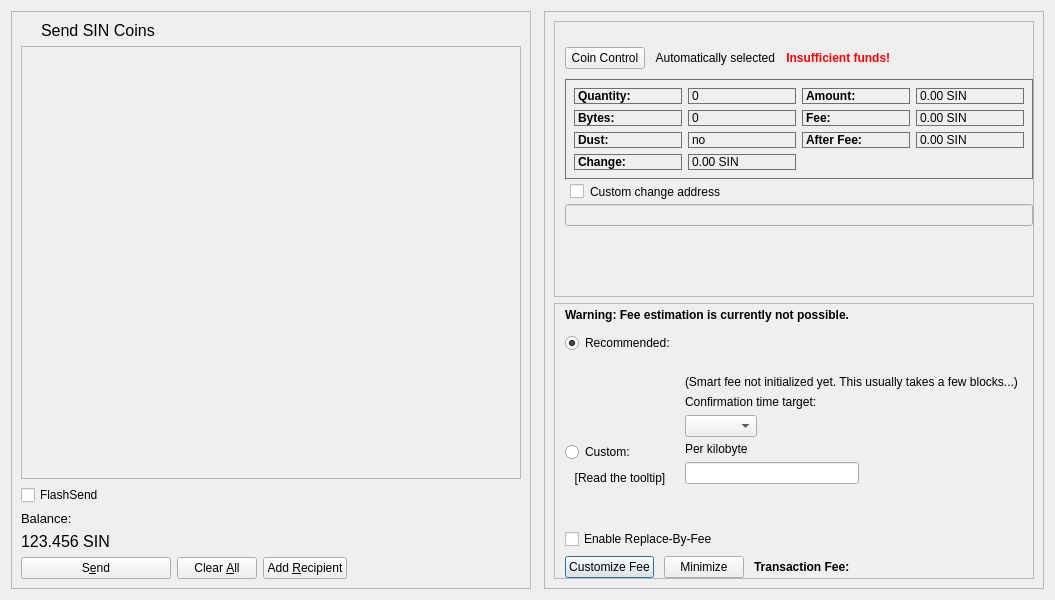
<?xml version="1.0" encoding="UTF-8"?>
<ui version="4.0">
 <class>SendCoinsDialog</class>
 <widget class="QDialog" name="SendCoinsDialog">
  <property name="geometry">
   <rect>
    <x>0</x>
    <y>0</y>
    <width>1053</width>
    <height>600</height>
   </rect>
  </property>
  <property name="windowTitle">
   <string>Send Coins</string>
  </property>
  <layout class="QHBoxLayout" name="horizontalLayout_4">
   <item>
    <layout class="QHBoxLayout" name="horizontalLayout_3" stretch="0,0,0">
     <item>
      <widget class="QFrame" name="frame">
       <property name="frameShape">
        <enum>QFrame::StyledPanel</enum>
       </property>
       <property name="frameShadow">
        <enum>QFrame::Raised</enum>
       </property>
       <layout class="QVBoxLayout" name="verticalLayout">
        <item>
         <widget class="QLabel" name="label_3">
          <property name="font">
           <font>
            <pointsize>12</pointsize>
           </font>
          </property>
          <property name="text">
           <string>Send SIN Coins</string>
          </property>
          <property name="indent">
           <number>20</number>
          </property>
         </widget>
        </item>
        <item>
         <widget class="QScrollArea" name="scrollArea">
          <property name="sizePolicy">
           <sizepolicy hsizetype="Fixed" vsizetype="Expanding">
            <horstretch>0</horstretch>
            <verstretch>0</verstretch>
           </sizepolicy>
          </property>
          <property name="minimumSize">
           <size>
            <width>500</width>
            <height>0</height>
           </size>
          </property>
          <property name="widgetResizable">
           <bool>true</bool>
          </property>
          <widget class="QWidget" name="scrollAreaWidgetContents">
           <property name="geometry">
            <rect>
             <x>0</x>
             <y>0</y>
             <width>498</width>
             <height>426</height>
            </rect>
           </property>
           <layout class="QVBoxLayout" name="verticalLayout_2" stretch="0">
            <property name="leftMargin">
             <number>0</number>
            </property>
            <property name="topMargin">
             <number>0</number>
            </property>
            <property name="rightMargin">
             <number>0</number>
            </property>
            <property name="bottomMargin">
             <number>0</number>
            </property>
            <item>
             <layout class="QVBoxLayout" name="entries">
              <property name="spacing">
               <number>6</number>
              </property>
             </layout>
            </item>
           </layout>
          </widget>
         </widget>
        </item>
        <item>
         <widget class="QCheckBox" name="checkUseInstantSend">
          <property name="enabled">
           <bool>true</bool>
          </property>
          <property name="minimumSize">
           <size>
            <width>85</width>
            <height>0</height>
           </size>
          </property>
          <property name="text">
           <string>FlashSend</string>
          </property>
          <property name="checkable">
           <bool>false</bool>
          </property>
         </widget>
        </item>
        <item>
         <widget class="QLabel" name="label">
          <property name="sizePolicy">
           <sizepolicy hsizetype="Preferred" vsizetype="Fixed">
            <horstretch>0</horstretch>
            <verstretch>0</verstretch>
           </sizepolicy>
          </property>
          <property name="font">
           <font>
            <pointsize>10</pointsize>
           </font>
          </property>
          <property name="text">
           <string>Balance:</string>
          </property>
         </widget>
        </item>
        <item>
         <widget class="QLabel" name="labelBalance">
          <property name="sizePolicy">
           <sizepolicy hsizetype="Preferred" vsizetype="Fixed">
            <horstretch>0</horstretch>
            <verstretch>0</verstretch>
           </sizepolicy>
          </property>
          <property name="font">
           <font>
            <pointsize>12</pointsize>
           </font>
          </property>
          <property name="cursor">
           <cursorShape>IBeamCursor</cursorShape>
          </property>
          <property name="text">
           <string notr="true">123.456 SIN</string>
          </property>
          <property name="textInteractionFlags">
           <set>Qt::LinksAccessibleByMouse|Qt::TextSelectableByKeyboard|Qt::TextSelectableByMouse</set>
          </property>
         </widget>
        </item>
        <item>
         <layout class="QHBoxLayout" name="horizontalLayout">
          <item>
           <widget class="SinPushButton" name="sendButton">
            <property name="minimumSize">
             <size>
              <width>150</width>
              <height>0</height>
             </size>
            </property>
            <property name="toolTip">
             <string>Confirm the send action</string>
            </property>
            <property name="text">
             <string>S&amp;end</string>
            </property>
            <property name="icon">
             <iconset>
              <normaloff>../../../../../../Desktop/UI DarkBlue v01/Resources/icons/drkblue/send1.png</normaloff>../../../../../../Desktop/UI DarkBlue v01/Resources/icons/drkblue/send1.png</iconset>
            </property>
            <property name="autoDefault">
             <bool>false</bool>
            </property>
            <property name="default">
             <bool>false</bool>
            </property>
           </widget>
          </item>
          <item>
           <widget class="SinPushButton" name="clearButton">
            <property name="sizePolicy">
             <sizepolicy hsizetype="Minimum" vsizetype="Fixed">
              <horstretch>0</horstretch>
              <verstretch>0</verstretch>
             </sizepolicy>
            </property>
            <property name="toolTip">
             <string>Clear all fields of the form.</string>
            </property>
            <property name="text">
             <string>Clear &amp;All</string>
            </property>
            <property name="icon">
             <iconset resource="../sin.qrc">
              <normaloff>:/icons/remove</normaloff>:/icons/remove</iconset>
            </property>
            <property name="autoDefault">
             <bool>false</bool>
            </property>
           </widget>
          </item>
          <item>
           <widget class="SinPushButton" name="addButton">
            <property name="toolTip">
             <string>Send to multiple recipients at once</string>
            </property>
            <property name="text">
             <string>Add &amp;Recipient</string>
            </property>
            <property name="icon">
             <iconset resource="../sin.qrc">
              <normaloff>:/icons/add</normaloff>:/icons/add</iconset>
            </property>
            <property name="autoDefault">
             <bool>false</bool>
            </property>
           </widget>
          </item>
          <item>
           <spacer name="horizontalSpacer">
            <property name="orientation">
             <enum>Qt::Horizontal</enum>
            </property>
            <property name="sizeHint" stdset="0">
             <size>
              <width>40</width>
              <height>20</height>
             </size>
            </property>
           </spacer>
          </item>
          <item>
           <layout class="QHBoxLayout" name="horizontalLayout_2">
            <property name="spacing">
             <number>3</number>
            </property>
           </layout>
          </item>
         </layout>
        </item>
       </layout>
      </widget>
     </item>
     <item>
      <widget class="QLabel" name="label_2">
       <property name="sizePolicy">
        <sizepolicy hsizetype="Fixed" vsizetype="Preferred">
         <horstretch>0</horstretch>
         <verstretch>0</verstretch>
        </sizepolicy>
       </property>
       <property name="minimumSize">
        <size>
         <width>1</width>
         <height>0</height>
        </size>
       </property>
       <property name="maximumSize">
        <size>
         <width>1</width>
         <height>16777215</height>
        </size>
       </property>
       <property name="styleSheet">
        <string notr="true"/>
       </property>
       <property name="text">
        <string/>
       </property>
      </widget>
     </item>
     <item>
      <widget class="QFrame" name="frame_2">
       <property name="sizePolicy">
        <sizepolicy hsizetype="Fixed" vsizetype="Preferred">
         <horstretch>0</horstretch>
         <verstretch>0</verstretch>
        </sizepolicy>
       </property>
       <property name="minimumSize">
        <size>
         <width>500</width>
         <height>0</height>
        </size>
       </property>
       <property name="frameShape">
        <enum>QFrame::StyledPanel</enum>
       </property>
       <property name="frameShadow">
        <enum>QFrame::Raised</enum>
       </property>
       <layout class="QVBoxLayout" name="verticalLayout_3">
        <item>
         <widget class="QFrame" name="frameCoinControl">
          <property name="sizePolicy">
           <sizepolicy hsizetype="Expanding" vsizetype="Expanding">
            <horstretch>0</horstretch>
            <verstretch>0</verstretch>
           </sizepolicy>
          </property>
          <property name="maximumSize">
           <size>
            <width>16777215</width>
            <height>16777215</height>
           </size>
          </property>
          <property name="frameShape">
           <enum>QFrame::StyledPanel</enum>
          </property>
          <property name="frameShadow">
           <enum>QFrame::Sunken</enum>
          </property>
          <layout class="QVBoxLayout" name="verticalLayoutCoinControl2">
           <property name="spacing">
            <number>0</number>
           </property>
           <property name="leftMargin">
            <number>0</number>
           </property>
           <property name="topMargin">
            <number>0</number>
           </property>
           <property name="rightMargin">
            <number>0</number>
           </property>
           <property name="bottomMargin">
            <number>6</number>
           </property>
           <item>
            <layout class="QVBoxLayout" name="verticalLayoutCoinControl" stretch="0,0,0,0,1">
             <property name="spacing">
              <number>0</number>
             </property>
             <property name="leftMargin">
              <number>10</number>
             </property>
             <property name="topMargin">
              <number>10</number>
             </property>
             <item>
              <layout class="QHBoxLayout" name="horizontalLayoutCoinControl1">
               <property name="bottomMargin">
                <number>15</number>
               </property>
              </layout>
             </item>
             <item>
              <layout class="QHBoxLayout" name="horizontalLayoutCoinControl2" stretch="0,0,0,0">
               <property name="spacing">
                <number>8</number>
               </property>
               <property name="bottomMargin">
                <number>10</number>
               </property>
               <item>
                <widget class="QPushButton" name="pushButtonCoinControl">
                 <property name="sizePolicy">
                  <sizepolicy hsizetype="Preferred" vsizetype="Fixed">
                   <horstretch>0</horstretch>
                   <verstretch>0</verstretch>
                  </sizepolicy>
                 </property>
                 <property name="toolTip">
                  <string>&lt;html&gt;&lt;head/&gt;&lt;body&gt;&lt;p&gt;Select the source of the coins&lt;/p&gt;&lt;/body&gt;&lt;/html&gt;</string>
                 </property>
                 <property name="styleSheet">
                  <string notr="true"/>
                 </property>
                 <property name="text">
                  <string>Coin Control</string>
                 </property>
                 <property name="autoDefault">
                  <bool>false</bool>
                 </property>
                </widget>
               </item>
               <item>
                <widget class="QLabel" name="labelCoinControlAutomaticallySelected">
                 <property name="text">
                  <string> Automatically selected</string>
                 </property>
                 <property name="margin">
                  <number>5</number>
                 </property>
                </widget>
               </item>
               <item>
                <widget class="QLabel" name="labelCoinControlInsuffFunds">
                 <property name="font">
                  <font>
                   <weight>75</weight>
                   <bold>true</bold>
                  </font>
                 </property>
                 <property name="styleSheet">
                  <string notr="true">color:red;font-weight:bold;</string>
                 </property>
                 <property name="text">
                  <string> Insufficient funds!</string>
                 </property>
                 <property name="margin">
                  <number>5</number>
                 </property>
                </widget>
               </item>
               <item>
                <spacer name="horizontalSpacerCoinControl">
                 <property name="orientation">
                  <enum>Qt::Horizontal</enum>
                 </property>
                 <property name="sizeHint" stdset="0">
                  <size>
                   <width>40</width>
                   <height>1</height>
                  </size>
                 </property>
                </spacer>
               </item>
              </layout>
             </item>
             <item>
              <layout class="QVBoxLayout" name="verticalLayout_4">
               <item>
                <widget class="QWidget" name="widgetCoinControl" native="true">
                 <property name="styleSheet">
                  <string notr="true">border: 1px solid #707070;</string>
                 </property>
                 <layout class="QGridLayout" name="gridLayout">
                  <item row="2" column="2">
                   <widget class="QLabel" name="labelCoinControlAfterFeeText">
                    <property name="font">
                     <font>
                      <weight>75</weight>
                      <bold>true</bold>
                     </font>
                    </property>
                    <property name="text">
                     <string>After Fee:</string>
                    </property>
                    <property name="margin">
                     <number>0</number>
                    </property>
                   </widget>
                  </item>
                  <item row="1" column="3">
                   <widget class="QLabel" name="labelCoinControlFee">
                    <property name="cursor">
                     <cursorShape>IBeamCursor</cursorShape>
                    </property>
                    <property name="contextMenuPolicy">
                     <enum>Qt::ActionsContextMenu</enum>
                    </property>
                    <property name="text">
                     <string notr="true">0.00 SIN</string>
                    </property>
                    <property name="textInteractionFlags">
                     <set>Qt::LinksAccessibleByMouse|Qt::TextSelectableByKeyboard|Qt::TextSelectableByMouse</set>
                    </property>
                   </widget>
                  </item>
                  <item row="2" column="1">
                   <widget class="QLabel" name="labelCoinControlLowOutput">
                    <property name="cursor">
                     <cursorShape>IBeamCursor</cursorShape>
                    </property>
                    <property name="contextMenuPolicy">
                     <enum>Qt::ActionsContextMenu</enum>
                    </property>
                    <property name="text">
                     <string notr="true">no</string>
                    </property>
                    <property name="textInteractionFlags">
                     <set>Qt::LinksAccessibleByMouse|Qt::TextSelectableByKeyboard|Qt::TextSelectableByMouse</set>
                    </property>
                   </widget>
                  </item>
                  <item row="0" column="0">
                   <widget class="QLabel" name="labelCoinControlQuantityText">
                    <property name="font">
                     <font>
                      <weight>75</weight>
                      <bold>true</bold>
                     </font>
                    </property>
                    <property name="text">
                     <string>Quantity:</string>
                    </property>
                    <property name="margin">
                     <number>0</number>
                    </property>
                   </widget>
                  </item>
                  <item row="1" column="1">
                   <widget class="QLabel" name="labelCoinControlBytes">
                    <property name="cursor">
                     <cursorShape>IBeamCursor</cursorShape>
                    </property>
                    <property name="contextMenuPolicy">
                     <enum>Qt::ActionsContextMenu</enum>
                    </property>
                    <property name="text">
                     <string notr="true">0</string>
                    </property>
                    <property name="textInteractionFlags">
                     <set>Qt::LinksAccessibleByMouse|Qt::TextSelectableByKeyboard|Qt::TextSelectableByMouse</set>
                    </property>
                   </widget>
                  </item>
                  <item row="2" column="3">
                   <widget class="QLabel" name="labelCoinControlAfterFee">
                    <property name="cursor">
                     <cursorShape>IBeamCursor</cursorShape>
                    </property>
                    <property name="contextMenuPolicy">
                     <enum>Qt::ActionsContextMenu</enum>
                    </property>
                    <property name="text">
                     <string notr="true">0.00 SIN</string>
                    </property>
                    <property name="textInteractionFlags">
                     <set>Qt::LinksAccessibleByMouse|Qt::TextSelectableByKeyboard|Qt::TextSelectableByMouse</set>
                    </property>
                   </widget>
                  </item>
                  <item row="0" column="3">
                   <widget class="QLabel" name="labelCoinControlAmount">
                    <property name="cursor">
                     <cursorShape>IBeamCursor</cursorShape>
                    </property>
                    <property name="contextMenuPolicy">
                     <enum>Qt::ActionsContextMenu</enum>
                    </property>
                    <property name="text">
                     <string notr="true">0.00 SIN</string>
                    </property>
                    <property name="textInteractionFlags">
                     <set>Qt::LinksAccessibleByMouse|Qt::TextSelectableByKeyboard|Qt::TextSelectableByMouse</set>
                    </property>
                   </widget>
                  </item>
                  <item row="2" column="0">
                   <widget class="QLabel" name="labelCoinControlLowOutputText">
                    <property name="font">
                     <font>
                      <weight>75</weight>
                      <bold>true</bold>
                     </font>
                    </property>
                    <property name="text">
                     <string>Dust:</string>
                    </property>
                   </widget>
                  </item>
                  <item row="0" column="2">
                   <widget class="QLabel" name="labelCoinControlAmountText">
                    <property name="font">
                     <font>
                      <weight>75</weight>
                      <bold>true</bold>
                     </font>
                    </property>
                    <property name="text">
                     <string>Amount:</string>
                    </property>
                    <property name="margin">
                     <number>0</number>
                    </property>
                   </widget>
                  </item>
                  <item row="1" column="2">
                   <widget class="QLabel" name="labelCoinControlFeeText">
                    <property name="font">
                     <font>
                      <weight>75</weight>
                      <bold>true</bold>
                     </font>
                    </property>
                    <property name="text">
                     <string>Fee:</string>
                    </property>
                    <property name="margin">
                     <number>0</number>
                    </property>
                   </widget>
                  </item>
                  <item row="0" column="1">
                   <widget class="QLabel" name="labelCoinControlQuantity">
                    <property name="cursor">
                     <cursorShape>IBeamCursor</cursorShape>
                    </property>
                    <property name="contextMenuPolicy">
                     <enum>Qt::ActionsContextMenu</enum>
                    </property>
                    <property name="text">
                     <string notr="true">0</string>
                    </property>
                    <property name="margin">
                     <number>0</number>
                    </property>
                    <property name="textInteractionFlags">
                     <set>Qt::LinksAccessibleByMouse|Qt::TextSelectableByKeyboard|Qt::TextSelectableByMouse</set>
                    </property>
                   </widget>
                  </item>
                  <item row="1" column="0">
                   <widget class="QLabel" name="labelCoinControlBytesText">
                    <property name="font">
                     <font>
                      <weight>75</weight>
                      <bold>true</bold>
                     </font>
                    </property>
                    <property name="text">
                     <string>Bytes:</string>
                    </property>
                   </widget>
                  </item>
                  <item row="3" column="0">
                   <widget class="QLabel" name="labelCoinControlChangeText">
                    <property name="font">
                     <font>
                      <weight>75</weight>
                      <bold>true</bold>
                     </font>
                    </property>
                    <property name="text">
                     <string>Change:</string>
                    </property>
                   </widget>
                  </item>
                  <item row="3" column="1">
                   <widget class="QLabel" name="labelCoinControlChange">
                    <property name="cursor">
                     <cursorShape>IBeamCursor</cursorShape>
                    </property>
                    <property name="contextMenuPolicy">
                     <enum>Qt::ActionsContextMenu</enum>
                    </property>
                    <property name="text">
                     <string notr="true">0.00 SIN</string>
                    </property>
                    <property name="textInteractionFlags">
                     <set>Qt::LinksAccessibleByMouse|Qt::TextSelectableByKeyboard|Qt::TextSelectableByMouse</set>
                    </property>
                   </widget>
                  </item>
                 </layout>
                </widget>
               </item>
               <item>
                <widget class="QCheckBox" name="checkBoxCoinControlChange">
                 <property name="toolTip">
                  <string>If this is activated, but the change address is empty or invalid, change will be sent to a newly generated address.</string>
                 </property>
                 <property name="styleSheet">
                  <string notr="true">padding : 5px;</string>
                 </property>
                 <property name="text">
                  <string>Custom change address</string>
                 </property>
                </widget>
               </item>
               <item>
                <widget class="QValidatedLineEdit" name="lineEditCoinControlChange">
                 <property name="enabled">
                  <bool>false</bool>
                 </property>
                 <property name="sizePolicy">
                  <sizepolicy hsizetype="Expanding" vsizetype="Fixed">
                   <horstretch>0</horstretch>
                   <verstretch>0</verstretch>
                  </sizepolicy>
                 </property>
                </widget>
               </item>
              </layout>
             </item>
             <item>
              <layout class="QHBoxLayout" name="horizontalLayoutCoinControl4" stretch="0">
               <property name="spacing">
                <number>12</number>
               </property>
               <property name="sizeConstraint">
                <enum>QLayout::SetDefaultConstraint</enum>
               </property>
               <property name="topMargin">
                <number>5</number>
               </property>
               <property name="rightMargin">
                <number>5</number>
               </property>
               <item>
                <widget class="QLabel" name="labelCoinControlChangeLabel">
                 <property name="sizePolicy">
                  <sizepolicy hsizetype="Preferred" vsizetype="Fixed">
                   <horstretch>0</horstretch>
                   <verstretch>0</verstretch>
                  </sizepolicy>
                 </property>
                 <property name="minimumSize">
                  <size>
                   <width>0</width>
                   <height>30</height>
                  </size>
                 </property>
                 <property name="text">
                  <string/>
                 </property>
                 <property name="margin">
                  <number>3</number>
                 </property>
                </widget>
               </item>
              </layout>
             </item>
             <item>
              <spacer name="verticalSpacerCoinControl">
               <property name="orientation">
                <enum>Qt::Vertical</enum>
               </property>
               <property name="sizeHint" stdset="0">
                <size>
                 <width>800</width>
                 <height>1</height>
                </size>
               </property>
              </spacer>
             </item>
            </layout>
           </item>
          </layout>
         </widget>
        </item>
        <item>
         <widget class="QFrame" name="frameFee">
          <property name="sizePolicy">
           <sizepolicy hsizetype="Expanding" vsizetype="Expanding">
            <horstretch>0</horstretch>
            <verstretch>0</verstretch>
           </sizepolicy>
          </property>
          <property name="maximumSize">
           <size>
            <width>16777215</width>
            <height>16777215</height>
           </size>
          </property>
          <property name="frameShape">
           <enum>QFrame::StyledPanel</enum>
          </property>
          <property name="frameShadow">
           <enum>QFrame::Sunken</enum>
          </property>
          <layout class="QVBoxLayout" name="verticalLayoutFee1">
           <property name="spacing">
            <number>0</number>
           </property>
           <property name="leftMargin">
            <number>0</number>
           </property>
           <property name="topMargin">
            <number>0</number>
           </property>
           <property name="rightMargin">
            <number>0</number>
           </property>
           <property name="bottomMargin">
            <number>0</number>
           </property>
           <item>
            <layout class="QVBoxLayout" name="verticalLayoutFee2" stretch="0,0,0,0">
             <property name="spacing">
              <number>0</number>
             </property>
             <property name="leftMargin">
              <number>10</number>
             </property>
             <property name="topMargin">
              <number>0</number>
             </property>
             <item>
              <layout class="QHBoxLayout" name="horizontalLayoutFee1">
               <property name="bottomMargin">
                <number>0</number>
               </property>
               <item>
                <layout class="QVBoxLayout" name="verticalLayoutFee7">
                 <property name="spacing">
                  <number>0</number>
                 </property>
                 <item>
                  <spacer name="verticalSpacerSmartFee">
                   <property name="orientation">
                    <enum>Qt::Vertical</enum>
                   </property>
                   <property name="sizeType">
                    <enum>QSizePolicy::Fixed</enum>
                   </property>
                   <property name="sizeHint" stdset="0">
                    <size>
                     <width>1</width>
                     <height>4</height>
                    </size>
                   </property>
                  </spacer>
                 </item>
                 <item>
                  <widget class="QLabel" name="fallbackFeeWarningLabel">
                   <property name="font">
                    <font>
                     <weight>75</weight>
                     <bold>true</bold>
                    </font>
                   </property>
                   <property name="toolTip">
                    <string>Using the fallbackfee can result in sending a transaction that will take several hours or days (or never) to confirm. Consider choosing your fee manually or wait until you have validated the complete chain.</string>
                   </property>
                   <property name="text">
                    <string>Warning: Fee estimation is currently not possible.</string>
                   </property>
                   <property name="wordWrap">
                    <bool>false</bool>
                   </property>
                  </widget>
                 </item>
                 <item>
                  <spacer name="verticalSpacer_5">
                   <property name="orientation">
                    <enum>Qt::Vertical</enum>
                   </property>
                   <property name="sizeHint" stdset="0">
                    <size>
                     <width>1</width>
                     <height>1</height>
                    </size>
                   </property>
                  </spacer>
                 </item>
                </layout>
               </item>
              </layout>
             </item>
             <item>
              <widget class="QFrame" name="frameFeeSelection">
               <layout class="QVBoxLayout" name="verticalLayoutFee12">
                <property name="spacing">
                 <number>0</number>
                </property>
                <property name="leftMargin">
                 <number>0</number>
                </property>
                <property name="topMargin">
                 <number>0</number>
                </property>
                <property name="rightMargin">
                 <number>0</number>
                </property>
                <property name="bottomMargin">
                 <number>0</number>
                </property>
                <item>
                 <layout class="QGridLayout" name="gridLayoutFee">
                  <property name="topMargin">
                   <number>10</number>
                  </property>
                  <property name="bottomMargin">
                   <number>4</number>
                  </property>
                  <property name="horizontalSpacing">
                   <number>10</number>
                  </property>
                  <property name="verticalSpacing">
                   <number>4</number>
                  </property>
                  <item row="1" column="1">
                   <layout class="QVBoxLayout" name="verticalLayoutFee8">
                    <property name="spacing">
                     <number>6</number>
                    </property>
                    <item>
                     <widget class="QLabel" name="labelCustomPerKilobyte">
                      <property name="toolTip">
                       <string>Specify a custom fee per kB (1,000 bytes) of the transaction's virtual size.

Note:  Since the fee is calculated on a per-byte basis, a fee of &quot;100 satoshis per kB&quot; for a transaction size of 500 bytes (half of 1 kB) would ultimately yield a fee of only 50 satoshis.</string>
                      </property>
                      <property name="text">
                       <string>Per kilobyte</string>
                      </property>
                     </widget>
                    </item>
                    <item>
                     <layout class="QHBoxLayout" name="horizontalLayoutFee13">
                      <item>
                       <widget class="SINAmountField" name="customFee"/>
                      </item>
                      <item>
                       <spacer name="horizontalSpacer_6">
                        <property name="orientation">
                         <enum>Qt::Horizontal</enum>
                        </property>
                        <property name="sizeHint" stdset="0">
                         <size>
                          <width>1</width>
                          <height>1</height>
                         </size>
                        </property>
                       </spacer>
                      </item>
                     </layout>
                    </item>
                    <item>
                     <layout class="QHBoxLayout" name="horizontalLayoutFee8">
                      <item>
                       <spacer name="horizontalSpacer_2">
                        <property name="orientation">
                         <enum>Qt::Horizontal</enum>
                        </property>
                        <property name="sizeHint" stdset="0">
                         <size>
                          <width>1</width>
                          <height>1</height>
                         </size>
                        </property>
                       </spacer>
                      </item>
                     </layout>
                    </item>
                   </layout>
                  </item>
                  <item row="0" column="0">
                   <layout class="QVBoxLayout" name="verticalLayoutFee4" stretch="0,1">
                    <item>
                     <widget class="QRadioButton" name="radioSmartFee">
                      <property name="text">
                       <string>Recommended:</string>
                      </property>
                      <property name="checked">
                       <bool>true</bool>
                      </property>
                      <attribute name="buttonGroup">
                       <string notr="true">groupFee</string>
                      </attribute>
                     </widget>
                    </item>
                    <item>
                     <spacer name="verticalSpacer_2">
                      <property name="orientation">
                       <enum>Qt::Vertical</enum>
                      </property>
                      <property name="sizeHint" stdset="0">
                       <size>
                        <width>1</width>
                        <height>1</height>
                       </size>
                      </property>
                     </spacer>
                    </item>
                   </layout>
                  </item>
                  <item row="1" column="0">
                   <layout class="QVBoxLayout" name="verticalLayoutFee9" stretch="0,1,0">
                    <item>
                     <widget class="QRadioButton" name="radioCustomFee">
                      <property name="text">
                       <string>Custom:</string>
                      </property>
                      <attribute name="buttonGroup">
                       <string notr="true">groupFee</string>
                      </attribute>
                     </widget>
                    </item>
                    <item>
                     <spacer name="verticalSpacer_6">
                      <property name="orientation">
                       <enum>Qt::Vertical</enum>
                      </property>
                      <property name="sizeHint" stdset="0">
                       <size>
                        <width>1</width>
                        <height>1</height>
                       </size>
                      </property>
                     </spacer>
                    </item>
                    <item>
                     <widget class="QLabel" name="labelMinFeeWarning">
                      <property name="enabled">
                       <bool>true</bool>
                      </property>
                      <property name="toolTip">
                       <string>Paying only the minimum fee is just fine as long as there is less transaction volume than space in the blocks. But be aware that this can end up in a never confirming transaction once there is more demand for sin transactions than the network can process.</string>
                      </property>
                      <property name="text">
                       <string>[Read the tooltip]</string>
                      </property>
                      <property name="alignment">
                       <set>Qt::AlignCenter</set>
                      </property>
                     </widget>
                    </item>
                   </layout>
                  </item>
                  <item row="0" column="1">
                   <layout class="QVBoxLayout" name="verticalLayoutFee3" stretch="0,0,0,0,0,1">
                    <property name="spacing">
                     <number>6</number>
                    </property>
                    <property name="topMargin">
                     <number>2</number>
                    </property>
                    <item>
                     <widget class="QLabel" name="labelFeeEstimation">
                      <property name="text">
                       <string/>
                      </property>
                     </widget>
                    </item>
                    <item>
                     <widget class="QLabel" name="labelSmartFee">
                      <property name="text">
                       <string/>
                      </property>
                     </widget>
                    </item>
                    <item>
                     <layout class="QHBoxLayout" name="horizontalLayoutFee12">
                      <item>
                       <widget class="QLabel" name="labelSmartFee2">
                        <property name="text">
                         <string>(Smart fee not initialized yet. This usually takes a few blocks...)</string>
                        </property>
                       </widget>
                      </item>
                      <item>
                       <spacer name="horizontalSpacer_5">
                        <property name="orientation">
                         <enum>Qt::Horizontal</enum>
                        </property>
                        <property name="sizeHint" stdset="0">
                         <size>
                          <width>1</width>
                          <height>1</height>
                         </size>
                        </property>
                       </spacer>
                      </item>
                     </layout>
                    </item>
                    <item>
                     <widget class="QLabel" name="labelSmartFee3">
                      <property name="text">
                       <string>Confirmation time target:</string>
                      </property>
                     </widget>
                    </item>
                    <item>
                     <layout class="QHBoxLayout" name="horizontalLayoutFee9">
                      <item>
                       <layout class="QVBoxLayout" name="verticalLayoutFee6"/>
                      </item>
                      <item>
                       <layout class="QVBoxLayout" name="verticalLayoutFee5">
                        <property name="rightMargin">
                         <number>30</number>
                        </property>
                        <item>
                         <layout class="QHBoxLayout" name="horizontalLayoutConfTarget">
                          <property name="bottomMargin">
                           <number>0</number>
                          </property>
                          <item>
                           <widget class="QComboBox" name="confTargetSelector"/>
                          </item>
                          <item>
                           <spacer name="horizontalSpacerConfTarget">
                            <property name="orientation">
                             <enum>Qt::Horizontal</enum>
                            </property>
                            <property name="sizeHint" stdset="0">
                             <size>
                              <width>40</width>
                              <height>20</height>
                             </size>
                            </property>
                           </spacer>
                          </item>
                         </layout>
                        </item>
                       </layout>
                      </item>
                     </layout>
                    </item>
                    <item>
                     <spacer name="verticalSpacer_4">
                      <property name="orientation">
                       <enum>Qt::Vertical</enum>
                      </property>
                      <property name="sizeHint" stdset="0">
                       <size>
                        <width>1</width>
                        <height>1</height>
                       </size>
                      </property>
                     </spacer>
                    </item>
                   </layout>
                  </item>
                 </layout>
                </item>
                <item>
                 <spacer name="verticalSpacer">
                  <property name="orientation">
                   <enum>Qt::Vertical</enum>
                  </property>
                  <property name="sizeHint" stdset="0">
                   <size>
                    <width>20</width>
                    <height>40</height>
                   </size>
                  </property>
                 </spacer>
                </item>
                <item>
                 <widget class="QCheckBox" name="optInRBF">
                  <property name="toolTip">
                   <string>With Replace-By-Fee (BIP-125) you can increase a transaction's fee after it is sent. Without this, a higher fee may be recommended to compensate for increased transaction delay risk.</string>
                  </property>
                  <property name="text">
                   <string>Enable Replace-By-Fee</string>
                  </property>
                 </widget>
                </item>
               </layout>
              </widget>
             </item>
             <item>
              <spacer name="verticalSpacerFee">
               <property name="orientation">
                <enum>Qt::Vertical</enum>
               </property>
               <property name="sizeHint" stdset="0">
                <size>
                 <width>40</width>
                 <height>5</height>
                </size>
               </property>
              </spacer>
             </item>
             <item>
              <layout class="QHBoxLayout" name="horizontalLayoutSmartFee">
               <property name="spacing">
                <number>10</number>
               </property>
               <item>
                <widget class="QPushButton" name="buttonChooseFee">
                 <property name="text">
                  <string>Customize Fee</string>
                 </property>
                </widget>
               </item>
               <item>
                <widget class="QPushButton" name="buttonMinimizeFee">
                 <property name="toolTip">
                  <string>collapse fee-settings</string>
                 </property>
                 <property name="text">
                  <string>Minimize</string>
                 </property>
                </widget>
               </item>
               <item>
                <widget class="QLabel" name="labelFeeHeadline">
                 <property name="sizePolicy">
                  <sizepolicy hsizetype="Fixed" vsizetype="Maximum">
                   <horstretch>0</horstretch>
                   <verstretch>0</verstretch>
                  </sizepolicy>
                 </property>
                 <property name="font">
                  <font>
                   <weight>75</weight>
                   <bold>true</bold>
                  </font>
                 </property>
                 <property name="styleSheet">
                  <string notr="true">font-weight:bold;</string>
                 </property>
                 <property name="text">
                  <string>Transaction Fee:</string>
                 </property>
                </widget>
               </item>
               <item>
                <widget class="QLabel" name="labelFeeMinimized">
                 <property name="sizePolicy">
                  <sizepolicy hsizetype="Expanding" vsizetype="Preferred">
                   <horstretch>0</horstretch>
                   <verstretch>0</verstretch>
                  </sizepolicy>
                 </property>
                 <property name="text">
                  <string/>
                 </property>
                </widget>
               </item>
               <item>
                <spacer name="horizontalSpacer_3">
                 <property name="orientation">
                  <enum>Qt::Horizontal</enum>
                 </property>
                 <property name="sizeHint" stdset="0">
                  <size>
                   <width>40</width>
                   <height>20</height>
                  </size>
                 </property>
                </spacer>
               </item>
              </layout>
             </item>
            </layout>
           </item>
          </layout>
         </widget>
        </item>
       </layout>
      </widget>
     </item>
    </layout>
   </item>
  </layout>
 </widget>
 <customwidgets>
  <customwidget>
   <class>SINAmountField</class>
   <extends>QLineEdit</extends>
   <header>qt/sinamountfield.h</header>
   <container>1</container>
  </customwidget>
  <customwidget>
   <class>QValidatedLineEdit</class>
   <extends>QLineEdit</extends>
   <header>qt/qvalidatedlineedit.h</header>
  </customwidget>
  <customwidget>
   <class>SinPushButton</class>
   <extends>QPushButton</extends>
   <header location="global">qt/sinpushbutton.h</header>
  </customwidget>
 </customwidgets>
 <resources>
  <include location="../sin.qrc"/>
 </resources>
 <connections/>
 <buttongroups>
  <buttongroup name="groupFee"/>
 </buttongroups>
</ui>
